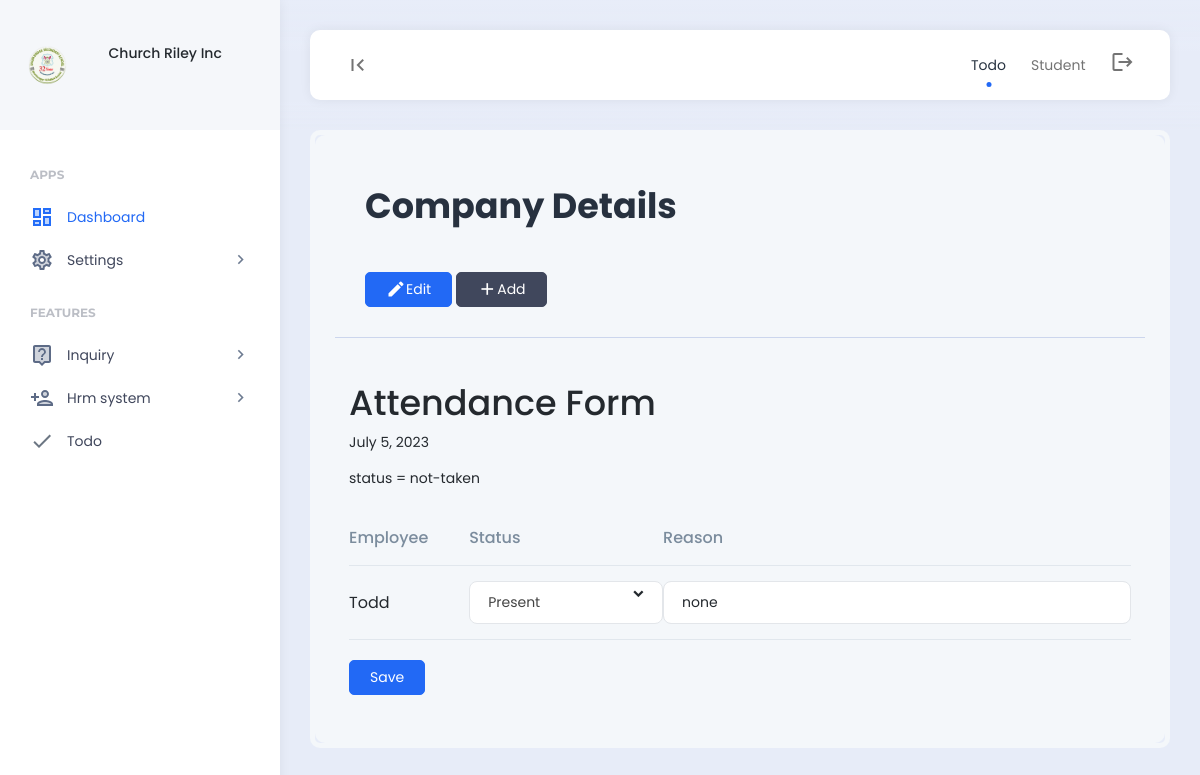
Before: /manage_attendance/ with the older database file.
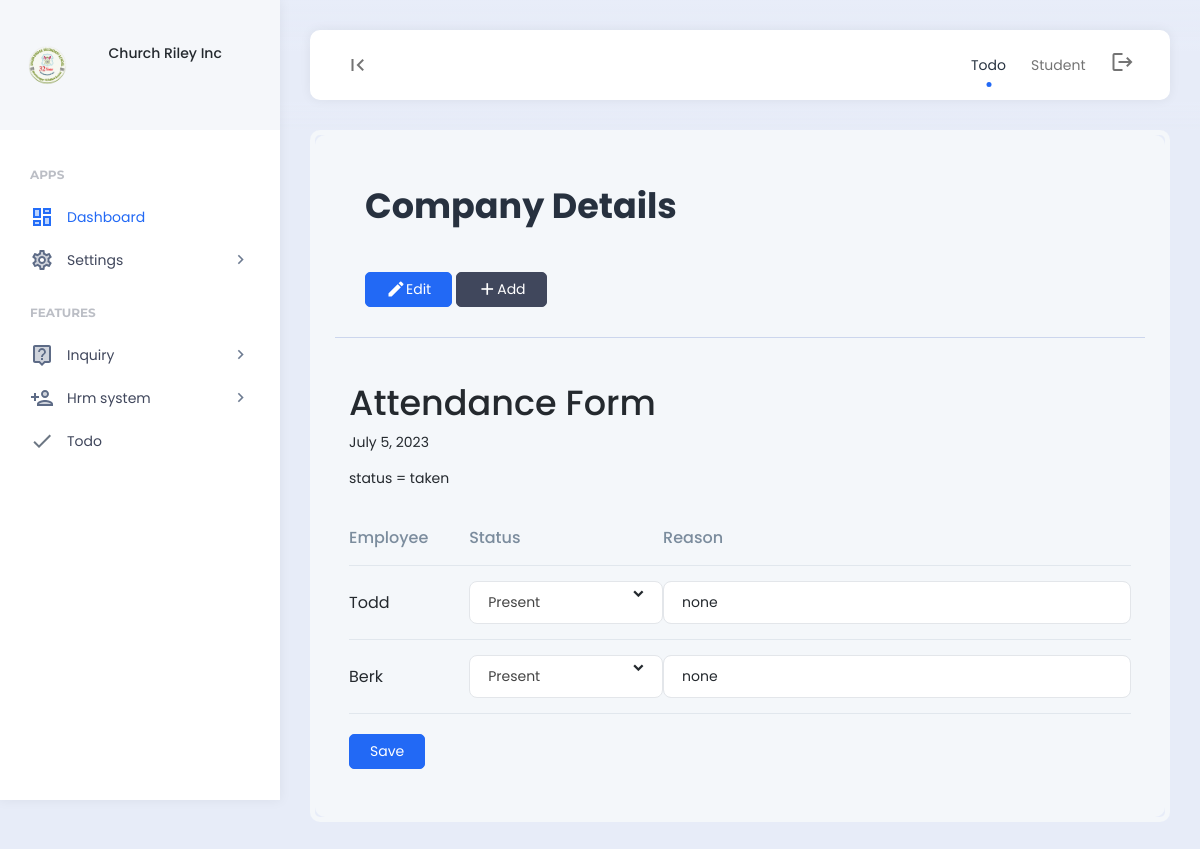
After: the same page with the newer database file.
### hrm/models.py (models this page shows, shortened)
class Employee(models.Model):
    department = models.ForeignKey(Department, on_delete=models.SET_NULL,null=True)
    designation = models.ForeignKey(Designation, on_delete=models.SET_NULL,null=True)
    user = models.OneToOneField(User, on_delete=models.CASCADE)
    permission = models.ForeignKey(Permission,on_delete=models.SET_NULL,null=True, blank=True)
    code = models.CharField(max_length=100,null=True, blank=True)
    email = models.CharField(max_length=200,null=True, blank=True)
    contact = models.CharField(max_length=200,null=True, blank=True)
    address = models.CharField(max_length=200,null=True, blank=True)
    emp_salary = models.CharField(max_length=200,null=True, blank=True)
    emp_password = models.CharField(max_length=200,null=True, blank=True)
    date_joined = models.DateTimeField(null=True, blank=True)
    date_modified = models.DateTimeField(auto_now=True)
    created = models.DateTimeField(auto_now_add=True)
    class Meta:
        verbose_name_plural = "01. Employees"

class Attendance(models.Model):
    employee = models.ForeignKey(Employee, on_delete=models.CASCADE)
    date = models.DateField()
    status = models.CharField(max_length=20, choices=ATTENDANCE_CHOICES)
    reason = models.TextField(blank=True, null=True)
    is_opened = models.BooleanField(default=False)
    class Meta:
        verbose_name_plural = "02. Attendance"

### hrm/views.py (the view)
# urls.py: path("manage_attendance/",views.manage_attendance,name="manage_attendance"),
def manage_attendance(request):
    if request.method == "POST":
        today_date = date.today()
        recent_attendance = Attendance.objects.filter(date=today_date).first()
        if recent_attendance:
            with transaction.atomic():
                Attendance.objects.filter(date=today_date).delete()
                status_list = request.POST.getlist("status")
                reason_list = request.POST.getlist("reason")
                employee_list = request.POST.getlist("employee")
                for status, reason, employee_id in zip(status_list, reason_list, employee_list):
                    employee = Employee.objects.get(id=int(employee_id))
                    attendance = Attendance.objects.create(
                        employee=employee,
                        date=today_date,
                        status=status,
                        reason=reason
                    )
                    attendance.save()
                messages.info(request, f"Attendance Updated for today.")
            return redirect('manage_attendance')
        else:
            status_list = request.POST.getlist("status")
            reason_list = request.POST.getlist("reason")
            employee_list = request.POST.getlist("employee")
            for status, reason, employee_id in zip(status_list, reason_list, employee_list):
                employee = Employee.objects.get(id=int(employee_id))
                attendance = Attendance.objects.create(employee=employee,date=today_date,status=status,reason=reason)
                attendance.save()
            messages.info(request, f"Attendance Updated for date:{today_date}")
            return redirect('manage_attendance')
    else:
        today_date=date.today()
        today_attendance = Attendance.objects.filter(date=today_date)
        if today_attendance.exists():
            attendance_object = Attendance.objects.filter(date=today_date)
            status = "taken"
        else:
            attendance_object=None
            status = "not-taken"
        employee=Employee.objects.all()
        context={
            'today_date':today_date,
            'employee':employee,
            'status':status,
            'attendance_object':attendance_object,
        }
        return render(request, 'hrm/attendance.html',context)

### account/context_processors.py (called while the page is built, shortened)
def custom_data(request):
    permissions = []
    company = Company.objects.all().order_by('-created').first()
    return {'permissions': permissions, 'company': company}

### templates/hrm/attendance.html (shortened to what this page needs)
{% include 'header.html' %}
<div class="app-content">
    <div class="content-wrapper">
        <div class="example-container">
            <div class="example-content bg-light">
                <div class="page-description d-flex align-items-center">
                    <div class="page-description-content flex-grow-1">
                        <h1>Company Details</h1>
                    </div>
                    <div class="page-description-actions">
                        <a href="" class="btn btn-primary"><i class="material-icons">edit</i>Edit</a>
                        <a href="" class="btn btn-dark"><i class="material-icons">add</i>Add</a>
                    </div>
                </div>
                <div class="card-body">
                  <h1>Attendance Form</h1>
                  <p>{{today_date}}</p>
                  <p>status = {{status}}</p>
                  <form method="POST" action="{% url 'manage_attendance' %}">
                    <table id="datatable1" class="display" style="width:100%">
                      <thead>
                        <tr>
                          <th>Employee</th>
                          <th colspan=3>Status</th>
                          <th>Reason</th>
                        </tr>
                      </thead>
                    <tbody>
                        {% for employee in employee %}
                        {% if attendance_object %}
                        {% for attendance_object in attendance_object %}
                        {% if attendance_object.employee == employee %}
                        <tr>
                          <td >
                            <input type="hidden" value="{{employee.id}}" name="employee">{{employee.user.first_name}}
                          </td>
                          <td colspan=3>
                          </td>
                          <td>
                            <input type="text" class="form-control" name = "reason" {% if attendance_object.reason %} value="{{attendance_object.reason}}" value="none" {% endif %} >
                          </td>
                        </tr>
                        {% endif %}
                        {% endfor %}
                        {% else %}
                        <tr>
                          <td >
                            <input type="hidden" value="{{employee.id}}" name="employee">{{employee.user.first_name}}
                          </td>
                          <td colspan=3>
                          </td>
                          <td>
                            <input type="text" class="form-control" name = "reason" value="none">
                          </td>
                        </tr>
                        {% endif %}
                        {% endfor %}
                      </tbody>
                    </table>
                    <button class="btn btn-primary" type="submit">Save</button>
                </form>
            </div>
        </div>
    </div>
  </div>
{% include 'footer.html' %}

Changed rows visible on the page:
no longer on one of the page's lists (row unchanged): Employee: user.first_name "Todd"
added Attendance: {{ employee.user.first_name }} "Todd", reason "none", shown under Employee "Todd"
added Employee: user.first_name "Berk"
added Attendance: reason "none"
Other visible differences:
{{ status }}: "not-taken" → "taken"
